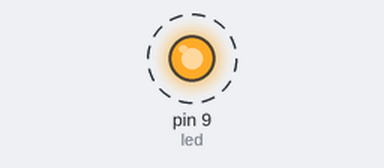
This sketch was run on a simulated Arduino Uno, built with avr-gcc and run on an emulated ATmega328P. Parts: output pins drawn as LEDs (lit = HIGH). Dashed ring = blinking.

Above: at 0.02 s.
Timing chart, 0 to 3.0 s (numbered marks = the images above):
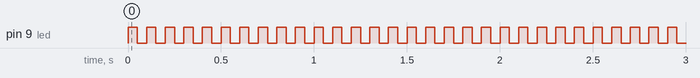

The sketch:

Interruptor.ino
```cpp
//Vamos a encender un led//

int led=9; //Defino variable global para usarla por todo el codigo//
int tiempo=50; //Defino variable tiempo para usarla por todo el codigo//


void setup() {

 //Vamos a poner que es una salida del pin 13//

pinMode(led,OUTPUT);

}

void loop() {

  // Vamos a usar las patillas digitales, escribiendo un valor en una patilla digital//

  //Vamos a ponerle tiempo para que apague y encienda//

digitalWrite(led,HIGH); //Enciendo//
delay(tiempo);            // Retardo de tiempo//
digitalWrite(led,LOW); //Apago//
delay(tiempo);

}
```

Measured:
- by itself, pin 9 (led): alternates HIGH for 0.05 s and LOW for 0.05 s
